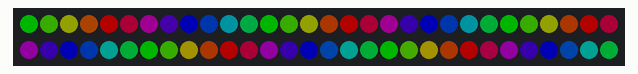
Simulated run of this sketch. Board: Arduino Uno, built with avr-gcc and run on an emulated ATmega328P. On the bench: 60 RGB LEDs in strip order, left to right, continuing on the next row. Dim RGB values are drawn brighter than linear.

Above: at 0.16 s.
At 4.78 s:
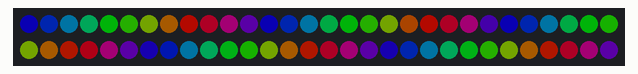
At 9.41 s:
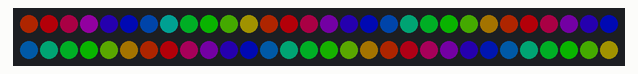
At 18.97 s:
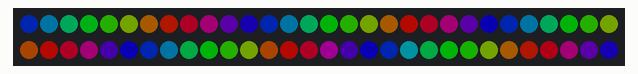
At 28.85 s:
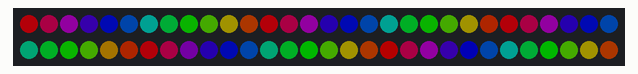
At 39.03 s:
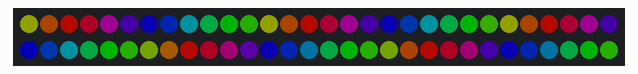

The sketch:

Rainbow15way.ino
```cpp
/*
 *Desktop 60led desktop strip
 *System displays a series of "running" lights
 *
 *Austin Esser
 *April 7th 2015
*/

#include <Adafruit_NeoPixel.h>
#define PIN 13
Adafruit_NeoPixel strip = Adafruit_NeoPixel(60, PIN, NEO_GRB + NEO_KHZ800);

const int dimfactor = 4; // Sets the brightness level (larger integers result in a greater dim factor)
const int wheelconst = 15; //sets the number of rainbow segments in the led strip

void setup() {
  strip.begin();
  strip.show();
}

void loop() {
  rainbowCycle(30); // Sets the speed of the cycle (smaller is faster)
}

//interface with Adafruit_NeoPixel library to quickly cycle colors within the neopixel led strip
void rainbowCycle(uint8_t wait) {
  uint16_t i, j;
  for(j=0; j<256*5; j++) { // 5 cycles of all colors on wheel
    for(i=0; i< strip.numPixels(); i++) {
      strip.setPixelColor(i, Wheel(((i * 256 / strip.numPixels()) + j) & 255));
    }
    strip.show();
    delay(wait);
  }
}

// Input a value 0 to 255 to get a color value.
// The colours are a transition r - g - b - back to r.
uint32_t Wheel(byte WheelPos) {
    if(WheelPos < 17) {
     return strip.Color((WheelPos * wheelconst)/dimfactor, (255 - WheelPos * wheelconst)/dimfactor, 0);
    } else if(WheelPos < 34) {
     WheelPos -= 17;
     return strip.Color((255 - WheelPos * wheelconst)/dimfactor, 0, (WheelPos * wheelconst)/dimfactor);
    } else if(WheelPos < 51){
     WheelPos -= 34;
     return strip.Color(0, (WheelPos * wheelconst)/dimfactor, (255 - WheelPos * wheelconst)/dimfactor);
    } else if(WheelPos < 68) {
     WheelPos -= 51;
     return strip.Color((WheelPos * wheelconst)/dimfactor, (255 - WheelPos * wheelconst)/dimfactor, 0);
    } else if(WheelPos < 85) {
     WheelPos -= 68;
     return strip.Color((255 - WheelPos * wheelconst)/dimfactor, 0, (WheelPos * wheelconst)/dimfactor);
    }else if(WheelPos < 102) {
      WheelPos -= 85;
     return strip.Color(0, (WheelPos * wheelconst)/dimfactor, (255 - WheelPos * wheelconst)/dimfactor);
    } else if(WheelPos < 119) {
     WheelPos -= 102;
     return strip.Color((WheelPos * wheelconst)/dimfactor, (255 - WheelPos * wheelconst)/dimfactor, 0);
     } else if(WheelPos < 136){
     WheelPos -= 119;
     return strip.Color((255 - WheelPos * wheelconst)/dimfactor, 0, (WheelPos * wheelconst)/dimfactor);
    } else if(WheelPos < 153){
     WheelPos -= 136;
     return strip.Color(0, (WheelPos * wheelconst)/dimfactor, (255 - WheelPos * wheelconst)/dimfactor);
    } else if(WheelPos < 170) {
     WheelPos -= 153;
     return strip.Color((WheelPos * wheelconst)/dimfactor, (255 - WheelPos * wheelconst)/dimfactor, 0);
    } else if(WheelPos < 187){
     WheelPos -= 170;
     return strip.Color((255 - WheelPos * wheelconst)/dimfactor, 0, (WheelPos * wheelconst)/dimfactor);
    }else if(WheelPos < 204) {
     WheelPos -= 187;
     return strip.Color(0, (WheelPos * wheelconst)/dimfactor, (255 - WheelPos * wheelconst)/dimfactor);
    } else if(WheelPos < 221) {
     WheelPos -= 204;
     return strip.Color((WheelPos * wheelconst)/dimfactor, (255 - WheelPos * wheelconst)/dimfactor, 0);
    } else if(WheelPos < 238){
     WheelPos -= 221;
      return strip.Color((255 - WheelPos * wheelconst)/dimfactor, 0, (WheelPos * wheelconst)/dimfactor);
    } else {
     WheelPos -= 238;
     return strip.Color(0, (WheelPos * wheelconst)/dimfactor, (255 - WheelPos * wheelconst)/dimfactor);
    }
}
```
